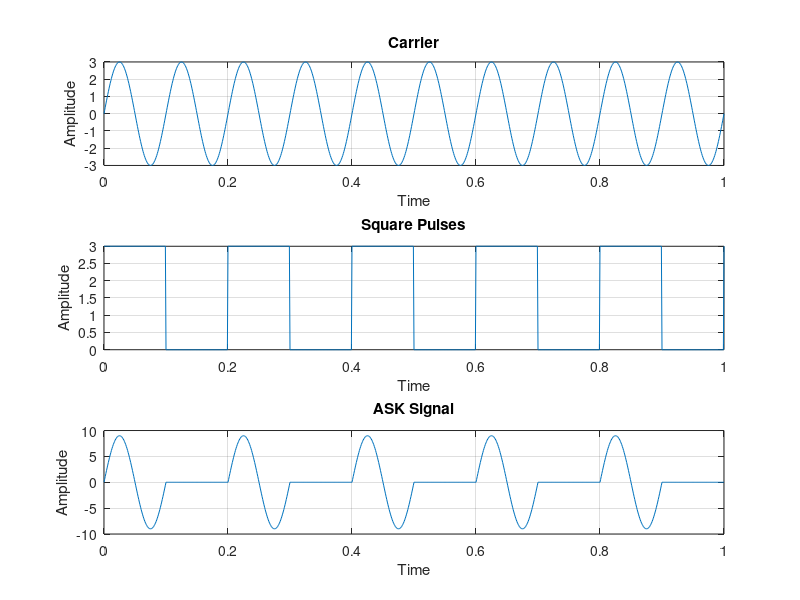

Here is the MATLAB script that generated this plot:
F1=10;
F2=5;
A=3;%Amplitude
t=0:0.001:1;
x=A.*sin(2*pi*F1*t);%Carrier Sine wave
u=A/2.*square(2*pi*F2*t)+(A/2);%Square wave message
v=x.*u;
subplot(3,1,1);
plot(t,x);
xlabel('Time');
ylabel('Amplitude');
title('Carrier');
grid on;
subplot(3,1,2);
plot(t,u);
xlabel('Time');
ylabel('Amplitude');
title('Square Pulses');
grid on;subplot(3,1,3);
plot(t,v);
xlabel('Time');
ylabel('Amplitude');
title('ASK Signal');
grid on;